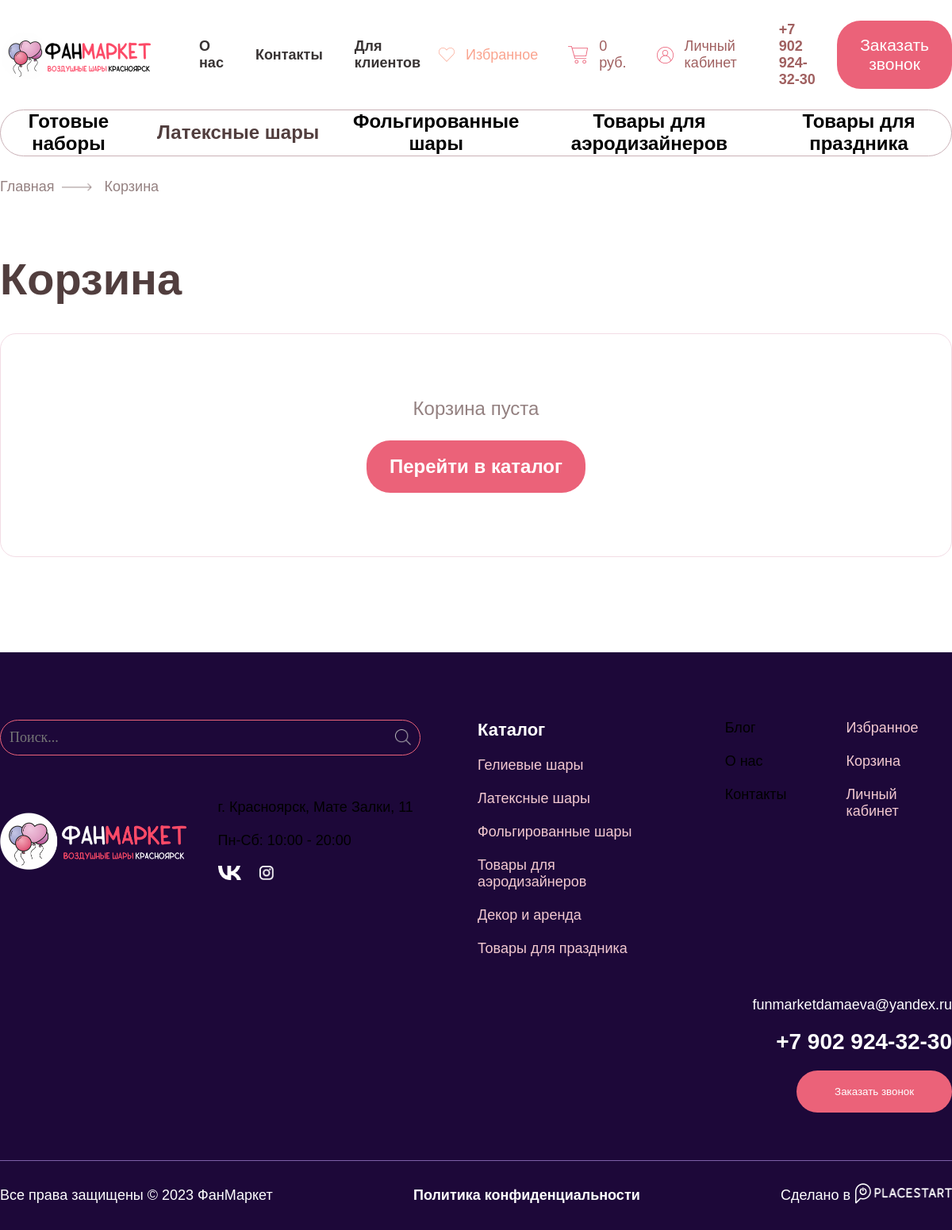
Page /catalog/cart/ on the committed database.
### products/models.py (models this page shows, shortened)
class Category(models.Model):
    name = models.CharField(max_length=40)
    slug = models.SlugField(unique=True)

### products/views.py (the view, shortened to what this page needs)
# urls.py: path('cart/', views.cart, name='cart'),
def cart(request):
    if request.method == 'POST' and request.user.is_authenticated:
        item_id = request.POST.get('item')
        if item_id:
            CartProduct.objects.filter(cart__user=request.user, pk=item_id).delete()
        return redirect('products:cart')
    items = []
    total = 0
    count = 0
    return render(request, 'catalog/cart.html', {
        'items': items,
        'item_count': count,
        'item_word': plural(count, ('товар', 'товара', 'товаров')),
        'total': total,
        'categories': Category.objects.prefetch_related('subcategory_set'),
    })

### products/context_processors.py (called while the page is built, shortened)
def cart_summary(request):
    if not request.user.is_authenticated:
        return {'cart_item_count': 0, 'cart_total_display': format_price(0)}

### products/templatetags/query_params.py (called while the page is built)
@register.simple_tag(takes_context=True)
def url_with(context, **kwargs):
    request = context.get('request')
    params = request.GET.copy() if request else QueryDict(mutable=True)
    for key, value in kwargs.items():
        if value is None:
            params.pop(key, None)
        else:
            params[key] = value
    params.pop('page', None)
    encoded = params.urlencode()
    return f'?{encoded}' if encoded else ''

### products/utils.py (called while the page is built)
def format_price(value):
    return f'{int(value):,}'.replace(',', ' ')

### products/views.py (called while the page is built)
def plural(number, forms):
    number = abs(number) % 100
    if 11 <= number <= 14:
        return forms[2]
    number %= 10
    if number == 1:
        return forms[0]
    if 2 <= number <= 4:
        return forms[1]
    return forms[2]

### products/templates/catalog/cart.html (shortened to what this page needs)
{% extends "layout.html" %}
{% load static query_params formatting %}
{% block content %}
<section>
    <div class="container">
        <div class="top-bar">
            <ul>
                {% for categ in categories %}
                <li{% if categ == category %} class="choosen"{% endif %}>
                    {% if categ.subcategory_set.all %}
                    <details class="dropdown">
                        <summary><a href="{% url 'products:catalog' slug=categ.slug %}{% url_with subcategory=None %}">{{ categ.name }}</a></summary>
                    </details>
                    {% else %}
                    <a class="top-bar-link" href="{% url 'products:catalog' slug=categ.slug %}{% url_with subcategory=None %}">{{ categ.name }}</a>
                    {% endif %}
                </li>
                {% endfor %}
            </ul>
        </div>
    </div>
</section>
<section>
    <div class="container">
        <div class="site-path">
            <a href="#">Главная</a>
            <a href="{% url 'products:cart' %}">Корзина</a>
        </div>
    </div>
</section>
<section class="cart-section">
    <div class="container">
        <div class="cart">
            <div class="cart-head">
                <h1>Корзина</h1>
            </div>
            {% if items %}
            <div class="cart-items">
                {% for item in items %}
                <article class="cart-item" data-item="{{ item.id }}">
                    <img class="cart-item-img" src="{% if item.product.thumbnail_img %}{{ item.product.thumbnail_img.url }}{% else %}{% static 'images/product_placeholder.png' %}{% endif %}" alt="{{ item.product.title }}">
                    <div class="product-cart-body">
                        <p class="product-property">Артикул: <span>{{ item.product.artikul }}</span></p>
                        <h2><a href="{% url 'products:product' id=item.product.id slug=item.product.category.slug %}">{{ item.product.title }}</a></h2>
                        <div class="cart-body-bottom">
                            <div class="cart-item-info">
                                {% if item.product.in_stock > 0 %}
                                <div class="product-in-stock">
                                    <img src="{% static 'images/icons/positive_mark.png' %}" alt="Товар есть в наличии">
                                    <p>Есть в наличии</p>
                                </div>
                                {% else %}
                                <div class="product-in-stock out-of-stock">
                                    <img src="{% static 'images/icons/negative_mark.png' %}" alt="Товара нет в наличии">
                                    <p>Нет в наличии</p>
                                </div>
                                {% endif %}
                                <p class="product-property">Бренд: <span>{{ item.product.brand }}</span></p>
                            </div>
                            <div class="cart-item-col">
                                <p class="cart-col-label">Количество</p>
                                <div class="product-card-amount" data-price="{{ item.product.price }}" data-bulk-price="{{ item.product.price_in_bulk }}">
                                    <div class="minus"><img src="{% static 'images/icons/minus_not_active.png' %}" alt="Убрать 1 товар" data-full="{% static "images/icons/minus_active.png" %}" data-empty="{% static "images/icons/minus_not_active.png" %}"></div>
                                    <p>{{ item.amount }}</p>
                                    <div class="plus" data-stock="{{ item.product.in_stock }}"><img src="{% static 'images/icons/plus_active.png' %}" alt="Добавить 1 товар" data-full="{% static "images/icons/plus_active.png" %}" data-empty="{% static "images/icons/plus_not_active.png" %}"></div>
                                </div>
                            </div>
                            <div class="cart-item-col">
                                <p class="cart-col-label">Цена за уп.</p>
                                <p class="cart-item-price">{{ item.product.price|rub }}₽/шт.</p>
                            </div>
                            <div class="cart-item-col">
                                <p class="cart-col-label">Итого:</p>
                                <div class="cart-prices">
                                    <p class="cart-line-total">{{ item.line_total|rub }}₽</p>
                                    <p class="cart-line-total-bulk">{{ item.line_total_bulk|rub }}₽</p>
                                </div>
                            </div>
                        </div>
                    </div>
                    <div class="cart-item-side">
                        <div class="cart-item-icons">
                            <img class="product-favorite cart-favorite" src="{% static "images/icons/favorite_empty.png" %}" alt="Товар не в избранном" toggle="false" data-empty="{% static "images/icons/favorite_empty.png" %}" data-full="{% static "images/icons/favorite_full.png" %}">
                            <form method="post" action="{% url 'products:cart' %}">
                                {% csrf_token %}
                                <input type="hidden" name="item" value="{{ item.id }}">
                                <button type="submit" name="action" value="remove" class="cart-remove" aria-label="Удалить товар из корзины">
                                    <img src="{% static 'images/icons/remove.png' %}" alt="">
                                </button>
                            </form>
                        </div>
                        <p class="cart-bulk-note">Для заказа по оптовой цене не хватает: <span>1000₽</span></p>
                    </div>
                </article>
                {% endfor %}
            </div>
            <div class="cart-bottom">
                <div class="cart-total">
                    <p>Итого: <span class="cart-total-value">{{ total|rub }}₽</span></p>
                    <p class="cart-total-note">Без учета стоимости доставки</p>
                </div>
                <button class="primary-btn">Оформить заказ</button>
            </div>
            {% else %}
            <div class="cart-empty">
                <p class="catalog-empty">Корзина пуста</p>
                <a class="primary-btn" href="{% url 'products:catalog' slug=categories.0.slug %}">Перейти в каталог</a>
            </div>
            {% endif %}
        </div>
    </div>
</section>
{% endblock content %}

### static/css/style.css (style rules this page uses)
*, *::after, *::before { box-sizing: border-box; margin: 0; padding: 0; list-style: none; }
a { text-decoration: none; color: inherit; }
body .container { font-family: 'Bellota', sans-serif; }
header, section, footer { display: flex; width: 100%; margin: 0 auto; }
.container { margin: 0 auto; width: 1650px; }
.primary-btn { background-color: #EB6279; padding: 19px 29px; border-radius: 30px; color: white; border-width: 0; font-family: 'Bellota', sans-serif; }
.site-path { color: #948181; font-family: 'Bellota', sans-serif; font-size: 18px; display: flex; gap: clamp(2px, 2vw, 14px); margin-top: 28px; margin-bottom: 78px; align-items: center; }
.site-path a:not(:last-child)::after { content: ""; display: inline-block; background-image: url("../images/icons/arrow.png"); background-repeat: no-repeat; background-size: contain; background-position: center; height: 10px; width: 41px; margin-left: 8px; }
.top-bar > ul { border: #CAB1B7 solid 1px; display: flex; flex: 1; justify-content: space-around; align-items: center; border-radius: 999px; text-align: center; list-style: none; font-size: 24px; font-weight: 700; }
.top-bar > ul > li { position: relative; }
.top-bar .dropdown { position: relative; }
.top-bar .dropdown > summary { position: relative; z-index: 31; display: flex; align-items: center; justify-content: center; padding: 14px 26px; border-radius: 999px; font-family: 'Bellota', sans-serif; font-size: 24px; font-weight: 700; line-height: 1.2; color: #513E3E; cursor: pointer; list-style: none; white-space: nowrap; transition: background-color 0.2s ease, color 0.2s ease; z-index: 990; }
.top-bar .dropdown > summary a { color: inherit; text-decoration: none; }
.cart-section { padding-bottom: 120px; }
.cart-head { display: flex; align-items: baseline; justify-content: space-between; gap: 24px; margin-bottom: 40px; }
.cart-head h1 { font-family: 'Bellota', sans-serif; font-size: 56px; font-weight: 700; line-height: 100%; color: #513E3E; }
.cart-empty { display: flex; flex-direction: column; align-items: center; gap: 26px; padding: 80px 20px; border: 1px solid #F3DCE5; border-radius: 20px; }
.catalog-empty { font-family: 'Bellota', sans-serif; font-size: 24px; color: #948181; }
.cart-empty .primary-btn { display: inline-block; text-decoration: none; font-size: 24px; font-weight: 700; }

### rows in the picture
Category: name "Готовые наборы"
Category: name "Латексные шары"
Category: name "Фольгированные шары"
Category: name "Товары для аэродизайнеров"
Category: name "Товары для праздника"

### other values in the picture
{{ cart_total_display }} "0"
